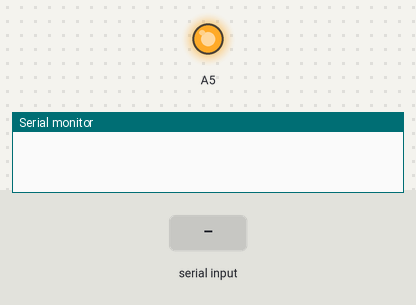
Recording of a sketch running on a simulated Arduino Uno, built with avr-gcc and run on an emulated ATmega328P. Parts: output pins drawn as LEDs (lit = HIGH), the last lines printed to the serial monitor. The test bench sets the inputs (shaded band).

Above: at 0.1 s.
At 2.2 s:
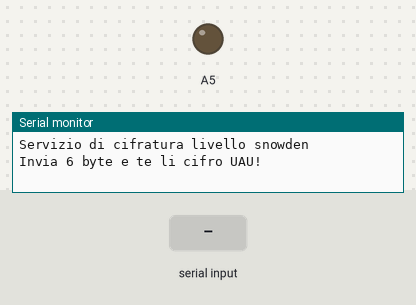
2.3 s: "1\n" received over Serial
Timing chart, 0 to 5.3 s (numbered marks = the images above; inputs shaded):
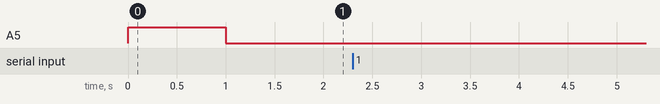

The sketch:

pa.ino
```cpp
/*
 * avrdude: safemode: Fuses OK (E:FD, H:DE, L:62)
 */
#include <util/delay.h>

/*
 * I know global variables are bad
 */
static char key[] = "antani";
static char buffer[7];
static char enc[7];


void setup() {
    Serial.begin(9600);

    pinMode(A5, OUTPUT);
        digitalWrite(A5, HIGH);
        _delay_ms(1000);
        digitalWrite(A5, LOW);

    Serial.println("Servizio di cifratura livello snowden");
    Serial.println("");
    Serial.println("Invia 6 byte e te li cifro UAU!");
    Serial.println("");
    Serial.println("");
}


void encrypt() {

    unsigned int index;
    for (index = 0 ; index < strlen(key) ; index++) {
        enc[index] = buffer[index]^key[index];
    }

    enc[index] = '\0';
}

void loop() {

    if (Serial.available() > 0) {
        int count = Serial.readBytesUntil('\n', buffer, strlen(key));

        if (count < 6) {
            Serial.println("you need to pass 6 characters!");
        } else {
            buffer[count] = '\0';

            encrypt();

            Serial.write(enc);
            Serial.println();

            //digitalWrite(A5, HIGH);
            //_delay_ms(1000);
            //digitalWrite(A5, LOW);
        }
    } else {
        _delay_ms(10);
    }
}
```
